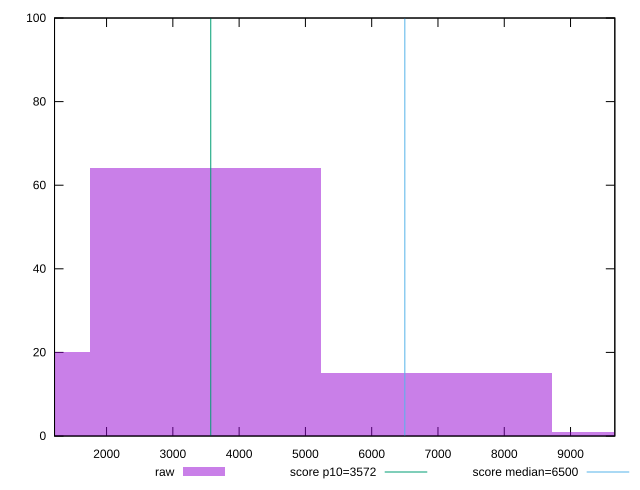

Recreate this plot in gnuplot.
reset

$raw <<EOF
3490.8704218636276 64
6981.740843727255 15
0 20
10472.611265590884 1
EOF

set key outside below
set boxwidth 3490.8704218636276
set xrange [1215.082:9668.05]
set yrange [0:100]
set trange [0:100]
set style fill transparent solid 0.5 noborder

set parametric
set terminal svg size 640, 490 enhanced background rgb 'white'
set output "reports/report_00028_2021-02-24T12-49-42.674Z/first-cpu-idle/samples/music/raw/histogram.svg"

plot $raw title "raw" with boxes, \
     3572,t title "score p10=3572", \
     6500,t title "score median=6500"

reset
